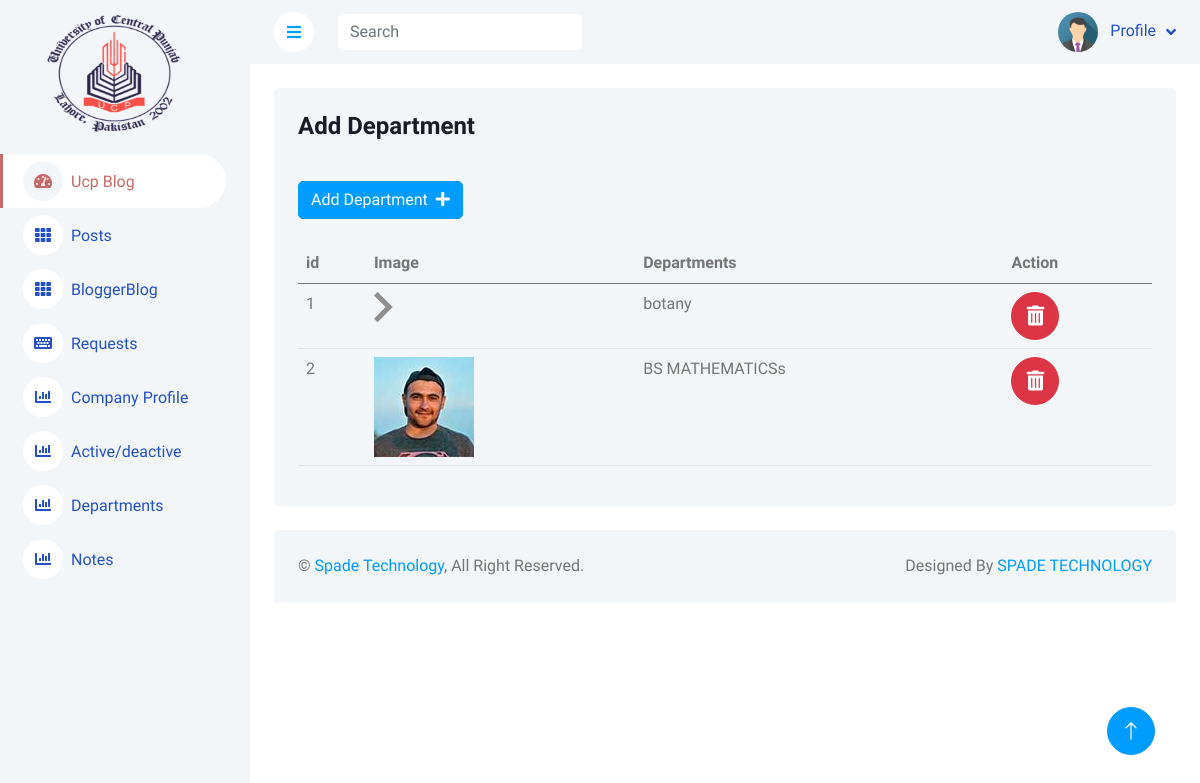
Page /admin/department.php (signed in) on the committed database.
### tables this page shows
CREATE TABLE `companyprofile` (
  `id` int(11) NOT NULL,
  `name` varchar(100) NOT NULL,
  `logo` varchar(255) NOT NULL,
  `phone` varchar(100) NOT NULL,
  `email` varchar(140) NOT NULL,
  `address` varchar(200) NOT NULL,
  `facebook` text NOT NULL,
  `instagram` text NOT NULL,
  `whatsapp` text NOT NULL,
  `linkedin` varchar(200) NOT NULL
);

CREATE TABLE `departments` (
  `id` int(11) NOT NULL,
  `department` varchar(70) NOT NULL,
  `image` varchar(250) NOT NULL
);

### admin/department.php (the view, shortened to what this page needs)
<?php
include('header.php');
?>
<div class="container-fluid pt-4 px-4">
    <div class="row g-4">
        <div class="col-12">
            <div class="bg-light rounded h-100 p-4">
                <h4 class="mb-3">Add Department</h4>
                <button type="button" class="btn btn-primary my-4" data-bs-toggle="modal" data-bs-target="#addModal">Add Department<i class="fa fa-plus ms-2"></i></button>
                <div class="table-responsive">
                    <table class="table">
                        <thead>
                            <tr>
                                <th scope="col">id</th>
                                <th scope="col">Image</th>
                                <th scope="col">Departments</th>
                                <th scope="col">Action</th>
                            </tr>
                        </thead>
                        <tbody>
                            <?php
                               $id = 1;
                            $query = $con->query('select * from departments');
                            while ($row = $query->fetch_assoc()) {
                            ?>
                                <tr>
                                <td scope="row"><?php echo $id++ ?></td>
                                    <td><img src="./img/department/<?php echo $row['image'];?>" alt=""></td>
                                    <td><?php echo $row['department']; ?></td>
                                    <td>
                                        <button type="button" class="btn btn-lg btn-lg-square btn-danger delbtn" data-bs-toggle="modal" data-bs-target="#deleteModal">
                                            <i class="fas fa-trash-alt"></i>
                                        </button>
                                    </td>
                                </tr>
                            <?php
                            }
                            ?>
                        </tbody>
                    </table>
                </div>
            </div>
        </div>
    </div>
</div>
<?PHP
include('FOOTER.PHP');
?>

### admin/header.php (shortened to what this page needs)
<?php
include('db.php');
    ?>
<!DOCTYPE html>
<html lang="en">
<head>
    <link href="https://cdnjs.cloudflare.com/ajax/libs/font-awesome/5.10.0/css/all.min.css" rel="stylesheet">
    <link href="https://cdn.jsdelivr.net/npm/bootstrap-icons@1.4.1/font/bootstrap-icons.css" rel="stylesheet">
    <link href="lib/owlcarousel/assets/owl.carousel.min.css" rel="stylesheet">
    <link href="lib/tempusdominus/css/tempusdominus-bootstrap-4.min.css" rel="stylesheet" />
    <link href="css/bootstrap.min.css" rel="stylesheet">
    <link href="css/style.css" rel="stylesheet">
</head>
<body>
    <div class="container-xxl position-relative bg-white d-flex p-0">
        <div class="sidebar pe-4 pb-3">
            <nav class="navbar bg-light navbar-light">
                <a href="index.html" class="navbar-brand mx-4 mb-3">
                    <?php
                        $query = $con->query('select * from companyprofile');
while ($row = $query->fetch_assoc()) {
 ?>
                        <img src="./img/logo/<?php echo $row['logo']?>"  alt="" srcset="" height="120px" width="140px" style="margin-left:20px;">
                    <?php
                    }
                    ?>
                </a>
                <div class="navbar-nav w-100">
                    <a href="../index.php" class="nav-item nav-link active"><i class="fa fa-tachometer-alt me-2"></i>Ucp Blog</a>
                    <a href="Posts.php" class="nav-item nav-link"><i class="fa fa-th me-2"></i>Posts</a>
                    <a href="bloggerBlog.php" class="nav-item nav-link"><i class="fa fa-th me-2"></i>BloggerBlog</a>
                    <a href="Requests.php" class="nav-item nav-link"><i class="fa fa-keyboard me-2"></i>Requests</a>
                    <a href="companyprofile.php" class="nav-item nav-link"><i class="fa fa-chart-bar me-2"></i>Company Profile</a>
                    <a href="Active-deactive.php" class="nav-item nav-link"><i class="fa fa-chart-bar me-2"></i>Active/deactive</a>
                    <a href="department.php" class="nav-item nav-link"><i class="fa fa-chart-bar me-2"></i>Departments</a>
                    <a href="notes.php" class="nav-item nav-link"><i class="fa fa-chart-bar me-2"></i>Notes</a>
                </div>
            </nav>
        </div>
        <div class="content">
            <nav class="navbar navbar-expand bg-light navbar-light sticky-top px-4 py-0">
                <a href="#" class="sidebar-toggler flex-shrink-0">
                    <i class="fa fa-bars"></i>
                </a>
                <form class="d-none d-md-flex ms-4">
                    <input class="form-control border-0" type="search" placeholder="Search">
                </form>
                <div class="navbar-nav align-items-center ms-auto">
                    <div class="nav-item dropdown">
                        <a href="#" class="nav-link dropdown-toggle" data-bs-toggle="dropdown">
                            <img class="rounded-circle me-lg-2" src="img/img_avatar.png" alt=""
                                style="width: 40px; height: 40px;">
                            <span class="d-none d-lg-inline-flex">Profile</span>
                        </a>
                    </div>
                </div>
            </nav>

### admin/css/style.css (style rules this page uses)
:root { --primary: #c96868; --light: #F3F6F9; --dark: #2450c8; }
.btn { transition: .5s; }
.btn.btn-primary { color: #FFFFFF; }
.btn-lg-square { width: 48px; height: 48px; }
.btn-square, .btn-sm-square, .btn-lg-square { padding: 0; display: inline-flex; align-items: center; justify-content: center; font-weight: normal; border-radius: 50px; }
.sidebar { position: fixed; top: 0; left: 0; bottom: 0; width: 250px; height: 100vh; overflow-y: auto; background: var(--light); transition: 0.5s; z-index: 999; }
.content { margin-left: 250px; min-height: 100vh; background: #FFFFFF; transition: 0.5s; }
@media (min-width: 992px) { .sidebar { margin-left: 0; } }
@media (min-width: 992px) { .content { width: calc(100% - 250px); } }
.sidebar .navbar .navbar-nav .nav-link { padding: 7px 20px; color: var(--dark); font-weight: 500; border-left: 3px solid var(--light); border-radius: 0 30px 30px 0; outline: none; }
.sidebar .navbar .navbar-nav .nav-link:hover, .sidebar .navbar .navbar-nav .nav-link.active { color: var(--primary); background: #FFFFFF; border-color: var(--primary); }
.sidebar .navbar .navbar-nav .nav-link i { width: 40px; height: 40px; display: inline-flex; align-items: center; justify-content: center; background: #FFFFFF; border-radius: 40px; }
.sidebar .navbar .navbar-nav .nav-link:hover i, .sidebar .navbar .navbar-nav .nav-link.active i { background: var(--light); }
.content .navbar .navbar-nav .nav-link { margin-left: 25px; padding: 12px 0; color: var(--dark); outline: none; }
.content .navbar .sidebar-toggler, .content .navbar .navbar-nav .nav-link i { width: 40px; height: 40px; display: inline-flex; align-items: center; justify-content: center; background: #ffffff; border-radius: 40px; }
.content .navbar .dropdown-toggle::after { margin-left: 6px; vertical-align: middle; border: none; content: "\f107"; font-family: "Font Awesome 5 Free"; font-weight: 900; transition: .5s; }

### rows in the picture
companyprofile: logo (picture)
departments: image (picture), department "botany"
departments: image (picture), department "BS MATHEMATICSs"
